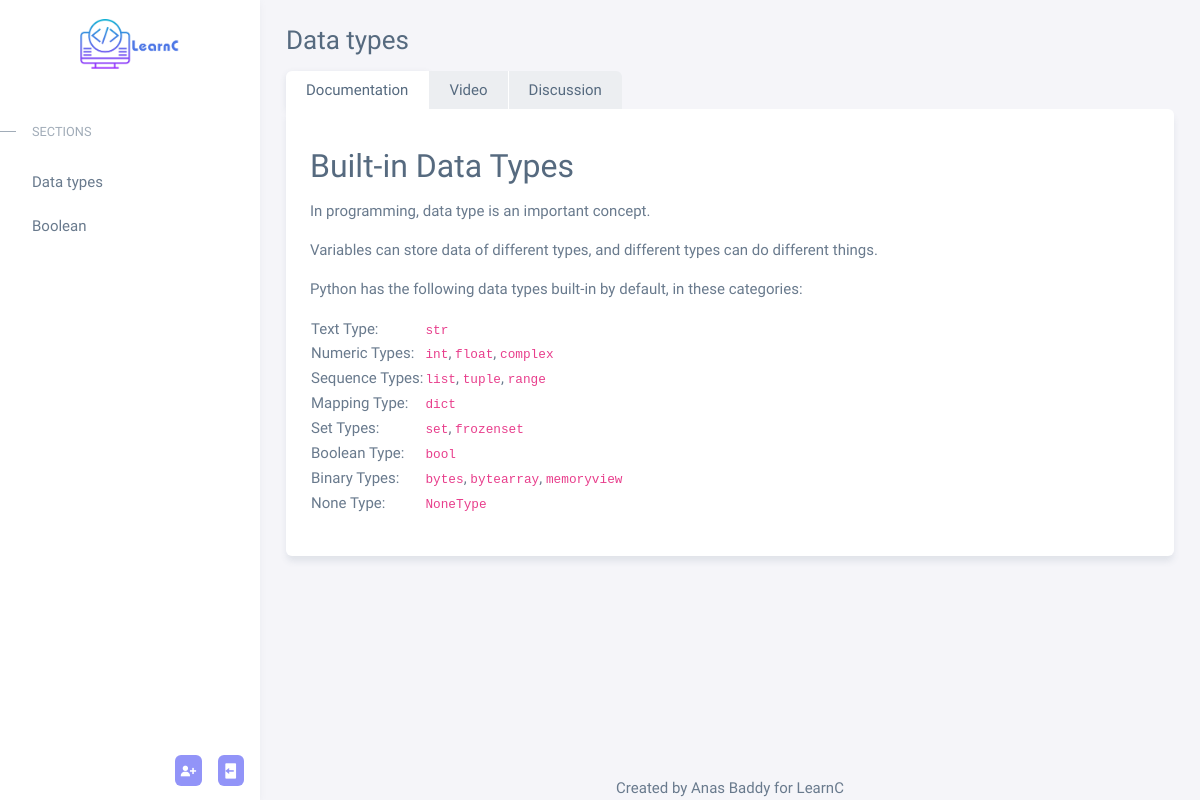
/index/5, run on an earlier commit of the app's database.
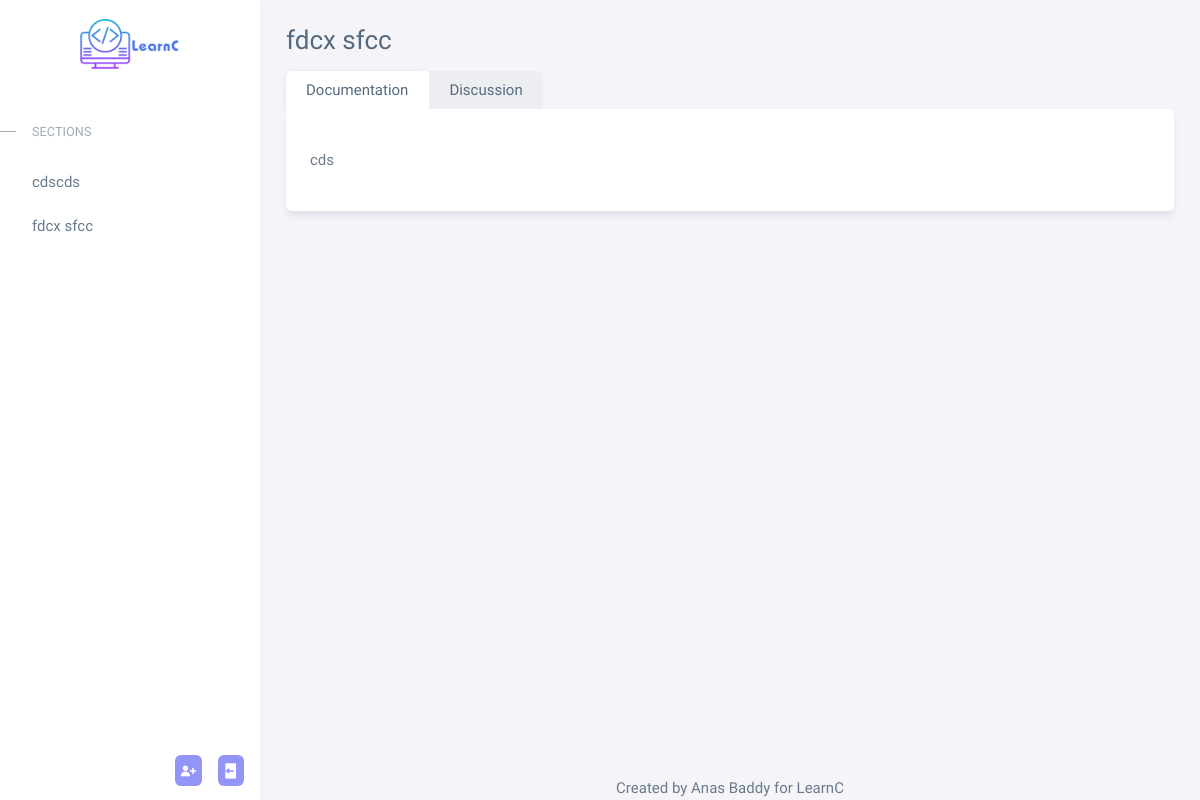
And on a later commit of the database.
### plearn/models.py (models this page shows, shortened)
class Section(models.Model):
    name = models.CharField(max_length=255, null=True)
    content = RichTextField(blank=True, null=True)
    video = models.FileField(upload_to='videos/', null=True, blank=True, verbose_name="")

### plearn/views.py (the view)
# urls.py: path('', include('plearn.urls')),
def plearn(request, id):
    if request.method == 'POST':
        if request.POST.get('addMessageForm'):
            discussion = Discussion.objects.create(
                message=request.POST["message"],
                date=date.today(),
                learner=request.user,
                section=Section.objects.get(id=id)
            )
            discussion.save()
        elif request.POST.get('addReplyForm'):
            reply = Reply.objects.create(
                response=request.POST["replyTextArea"+request.POST["addReplyForm"]],
                date=date.today(),
                editor = request.user,
                discussion = Discussion.objects.get(id = request.POST["addReplyForm"])
            )
            reply.save()
        return redirect('index', id=id)
    else:
        exists = Section.objects.filter(id=id).count()
        if exists == 1:
            current = Section.objects.get(id=id)
            sections = Section.objects.all().values()
            discussions = Discussion.objects.filter(section=id)
            replies = Reply.objects.filter(discussion__in=discussions)
            context = {
                'sections': sections,
                'current': current,
                'discussions': discussions,
                'replies': replies
            }
            return render(request ,'index.html', context)
    return render(request, '404.html')

### plearn/templates/index.html (shortened to what the changed rows need)
<!DOCTYPE html>
{% load static %}
<html lang="en" class="light-style layout-menu-fixed" dir="ltr" data-theme="theme-default"
  data-assets-path="{% static 'assets/' %}" data-template="vertical-menu-template-free">
<head>
  <link rel="stylesheet" href="{% static 'assets/vendor/fonts/boxicons.css' %}" />
  <link rel="stylesheet" href="{% static 'assets/vendor/css/core.css' %}" class="template-customizer-core-css" />
  <link rel="stylesheet" href="{% static 'assets/vendor/css/theme-default.css' %}"
    class="template-customizer-theme-css" />
  <link rel="stylesheet" href="{% static 'assets/css/demo.css' %}" />
  <link rel="stylesheet" href="{% static 'assets/vendor/libs/perfect-scrollbar/perfect-scrollbar.css' %}" />
  <link rel="stylesheet" href="{% static 'assets/vendor/libs/apex-charts/apex-charts.css' %}" />
</head>
<body>
  <div class="layout-wrapper layout-content-navbar layout-without-navbar">
    <div class="layout-container">
      <aside id="layout-menu" class="layout-menu menu-vertical menu bg-menu-theme">
        <ul class="menu-inner py-1 mt-3">
          {% for section in sections %}
          <li class="menu-item" id="s{{ section.id }}">
            <a href="{% url 'index' section.id %}" class="menu-link">
              <div data-i18n="Basic">{{ section.name }}</div>
            </a>
          </li>
          {% endfor %}
        </ul>
      </aside>
      <div class="layout-page">
        <div class="content-wrapper">
          <div class="container-xxl flex-grow-1 container-p-y">
            <h3>{{ current.name }}</h3>
            <div class="nav-align-top">
              <ul class="nav nav-tabs" role="tablist">
                {% if current.video %}
                <li class="nav-item">
                  <button type="button" class="nav-link" role="tab" data-bs-toggle="tab"
                    data-bs-target="#navs-top-video" aria-controls="navs-top-profile"
                    aria-selected="false">Video</button>
                </li>
                {% endif %}
              </ul>
              <div class="tab-content">
                <div class="tab-pane fade show active" id="navs-top-documentation" role="tabpanel">
                  <p>
                    {{ current.content|safe }}
                  </p>
                </div>
              </div>
            </div>
          </div>
        </div>
      </div>
    </div>
  </div>
</body>
</html>

What changed in the data, as far as the page shows it:
removed Section: name "Data types", content "Built-in Data Types In programming, data type is an important concept. Variables can store data of different types, and different types can do different things. Python has the following data types built-in by default, in these categories: Text Type: str Numeric Types: int , float , complex Sequence Types: list , tuple , range Mapping Type: dict Set Types: set , frozenset Boolean Type: bool Binary Types: bytes , bytearray , memoryview None Type: NoneType"
removed Section: name "Boolean"
added Section: name "cdscds"
added Section: name "fdcx sfcc", content "cds"
Also different on the page:
text no longer shown: "Video"
